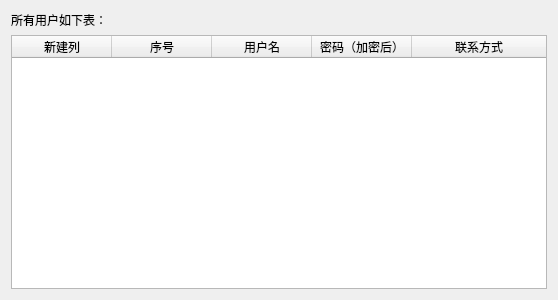
<?xml version="1.0" encoding="UTF-8"?>
<ui version="4.0">
 <class>Form</class>
 <widget class="QWidget" name="Form">
  <property name="geometry">
   <rect>
    <x>0</x>
    <y>0</y>
    <width>558</width>
    <height>300</height>
   </rect>
  </property>
  <property name="windowTitle">
   <string>Form</string>
  </property>
  <layout class="QVBoxLayout" name="verticalLayout">
   <item>
    <widget class="QLabel" name="label">
     <property name="text">
      <string>所有用户如下表：</string>
     </property>
    </widget>
   </item>
   <item>
    <widget class="QTableWidget" name="tableWidget">
     <property name="selectionMode">
      <enum>QAbstractItemView::SingleSelection</enum>
     </property>
     <property name="selectionBehavior">
      <enum>QAbstractItemView::SelectRows</enum>
     </property>
     <attribute name="horizontalHeaderStretchLastSection">
      <bool>true</bool>
     </attribute>
     <attribute name="verticalHeaderVisible">
      <bool>false</bool>
     </attribute>
     <column>
      <property name="text">
       <string>新建列</string>
      </property>
     </column>
     <column>
      <property name="text">
       <string>序号</string>
      </property>
     </column>
     <column>
      <property name="text">
       <string>用户名</string>
      </property>
     </column>
     <column>
      <property name="text">
       <string>密码（加密后）</string>
      </property>
     </column>
     <column>
      <property name="text">
       <string>联系方式</string>
      </property>
     </column>
    </widget>
   </item>
  </layout>
 </widget>
 <resources/>
 <connections/>
</ui>
